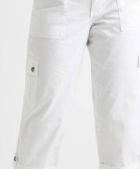
#> input picture tests/pants_only.png, 140 x 169 px
$ python -i color_detector.py   (imports and definitions only)
#> lines starting #> are read from the running program, lines starting #| are printed output that depends on the picture
"""
Color Detector Service
======================
Extracts the dominant color from a clothing image using:
  - Pillow for image loading
  - NumPy for array conversion
  - scikit-learn KMeans for dominant cluster extraction

Gracefully returns None on any error so image upload always succeeds.
"""

from __future__ import annotations

import os
from typing import Optional
import colorsys

# Nearest-color lookup table (CSS named colors → hex)
_COLOR_MAP: list[tuple[tuple[int, int, int], str, str]] = [
    # Neutrals
    ((0,   0,   0),   "#000000", "Black"),
    ((255, 255, 255), "#FFFFFF", "White"),
    ((128, 128, 128), "#808080", "Gray"),
    ((192, 192, 192), "#C0C0C0", "Silver"),
    ((64,   64,  64), "#404040", "Charcoal"),
    ((245, 245, 245), "#F5F5F5", "Off White"),
    ((255, 250, 240), "#FFFAF0", "Cream"),
    # Browns & earth tones
    ((165,  42,  42), "#A52A2A", "Brown"),
    ((210, 180, 140), "#D2B48C", "Tan"),
    ((245, 245, 220), "#F5F5DC", "Beige"),
    ((128, 128,   0), "#808000", "Olive"),
    ((240, 230, 140), "#F0E68C", "Khaki"),
    # Reds & pinks
    ((255,   0,   0), "#FF0000", "Red"),
    ((255,  36,   0), "#FF2400", "Cherry Red"),
    ((220,  20,  60), "#DC143C", "Crimson"),
    ((255, 192, 203), "#FFC0CB", "Pink"),
    ((255, 105, 180), "#FF69B4", "Hot Pink"),
    ((255, 127,  80), "#FF7F50", "Coral"),
    ((128,   0,   0), "#800000", "Maroon"),
    # Oranges & yellows
    ((255, 165,   0), "#FFA500", "Orange"),
    ((255, 215,   0), "#FFD700", "Gold"),
    ((255, 255,   0), "#FFFF00", "Yellow"),
    # Greens — full range
    ((0, 255,   0), "#00FF00", "Green"),
    ((0, 128,   0), "#008000", "Dark Green"),
    ((173, 255,  47), "#ADFF2F", "Green Yellow"),
    # Blues
    ((0,   0, 255), "#0000FF", "Blue"),
    ((0,   0, 128), "#000080", "Navy Blue"),
    ((70, 130, 180), "#4682B4", "Steel Blue"),
    # Purples
    ((128,   0, 128), "#800080", "Purple"),
    ((138,  43, 226), "#8B2BE2", "Violet"),
    ((216, 191, 216), "#D8BFD8", "Lavender"),
    # Additional colors can be added as needed
]


def _nearest_color(r: int, g: int, b: int) -> tuple[str, str]:
    """Return (hex_code, color_name) for the given RGB.

    Uses HSV thresholds for neutrals and hue-angle rules for the red family
    before falling back to Euclidean distance against the canonical _COLOR_MAP.

    Neutral ladder (saturation < 0.15):
        v >= 0.97  → White
        v >= 0.78  → Off White   (was incorrectly hitting Silver at v>0.75)
        v >= 0.60  → Silver
        v >= 0.32  → Gray
        v >= 0.12  → Charcoal
        else       → Black

    Red family (hue near 0°/360°, saturation >= 0.40):
        h ∈ [5°, 20°]  → Cherry Red
        v < 0.55       → Maroon
        else           → Red
    """
    rn, gn, bn = r / 255.0, g / 255.0, b / 255.0
    h, s, v = colorsys.rgb_to_hsv(rn, gn, bn)
    h_deg = h * 360.0

    # ------------------------------------------------------------------
    # Neutral ladder  (low saturation → achromatic)
    # ------------------------------------------------------------------
    if s < 0.15:
        if v >= 0.97:
            return "#FFFFFF", "White"
        elif v >= 0.78:
            return "#F5F5F5", "Off White"
        elif v >= 0.70 and (20 <= h_deg <= 50):
            # Warm off-white / ecru / cream undertone
            return "#F5F5F5", "Off White"
        elif v >= 0.60:
            return "#C0C0C0", "Silver"
        elif v >= 0.32:
            return "#808080", "Gray"
        elif v >= 0.12:
            return "#404040", "Charcoal"
        else:
            return "#000000", "Black"

    # ------------------------------------------------------------------
    # Brown family: warm orange-red / earth tones (10° <= h <= 35°) with G > B
    # ------------------------------------------------------------------
    if (10 <= h_deg <= 35) and s >= 0.35 and (g > b):
        return "#A52A2A", "Brown"

    # ------------------------------------------------------------------
    # Red / Maroon family  (hue wraps around 0°/360°)
    # ------------------------------------------------------------------
    if (h_deg <= 20 or h_deg >= 345) and s >= 0.35:
        # Canonical Brown check
        if s < 0.82 and 0.35 <= v <= 0.72 and g >= b:
            return "#A52A2A", "Brown"
        if v < 0.55:
            return "#800000", "Maroon"
        elif 5 <= h_deg <= 20:
            return "#FF2400", "Cherry Red"
        else:
            return "#FF0000", "Red"

    # ------------------------------------------------------------------
    # Yellow / Gold / Olive family  (hue around 40°–68°)
    # ------------------------------------------------------------------
    if 40 <= h_deg <= 68 and s >= 0.18:
        if v >= 0.70:
            return "#FFFF00", "Yellow"
        elif v >= 0.40:
            return "#808000", "Olive"

    # ------------------------------------------------------------------
    # Green family  (hue around 75°–165°)
    # ------------------------------------------------------------------
    if 75 <= h_deg <= 165 and s >= 0.15:
        if v < 0.45 or g < 90:
            return "#008000", "Dark Green"
        else:
            return "#00FF00", "Green"

    # ------------------------------------------------------------------
    # Blue / Navy Blue family  (hue around 190°–255°)
    # ------------------------------------------------------------------
    if 190 <= h_deg <= 255 and s >= 0.25:
        if v < 0.55:
            return "#000080", "Navy Blue"
        else:
            return "#0000FF", "Blue"

    # ------------------------------------------------------------------
    # Fallback: nearest Euclidean distance in RGB space
    # ------------------------------------------------------------------
    best_dist = float("inf")
    best_hex, best_name = "#000000", "Black"
    for (cr, cg, cb), hex_code, name in _COLOR_MAP:
        dist = (r - cr) ** 2 + (g - cg) ** 2 + (b - cb) ** 2
        if dist < best_dist:
            best_dist = dist
            best_hex = hex_code
            best_name = name
    return best_hex, best_name


def extract_color(image_path: str, n_clusters: int = 3) -> Optional[dict]:
    """
    Analyse a saved image file and return its dominant color.

    Parameters
    ----------
    image_path : str
        Absolute or relative path to the saved image file.
    n_clusters : int
        Number of K-Means clusters to use (default 3).

    Returns
    -------
    dict with keys: hex, name, rgb  — or None on failure.

    Strategy
    --------
    Two-step foreground extraction applied before K-Means:

    Step 1 — Center crop (60% of width and height):
        Product and model images concentrate the garment in the center.
        Cropping to the central 60% discards peripheral background, edges,
        and in model shots it also removes most face/hair pixels at the top.

    Step 2 — Background pixel mask:
        Removes pixels that are near-white, off-white, or mid-gray studio
        backgrounds.  A pixel is classified as background when:
            brightness  > 0.70   (V = max(R,G,B) / 255)
          AND
            saturation  < 0.12   (S = (max-min) / 255  — unnormalised)
        This threshold is tighter than before (was 0.88 / 0.15) so that
        gray studio backdrops (~190,190,190) are also caught.

    If fewer than 200 foreground pixels survive both steps, we progressively
    fall back: first relax the mask thresholds, then use the full image, so
    we always return a result.
    """
#> called with image_path = '../../tests/pants_only.png', n_clusters = 3
    if not image_path or not os.path.isfile(image_path):
        return None

    try:
        from PIL import Image
        import numpy as np
        from sklearn.cluster import KMeans

        img = Image.open(image_path).convert("RGB")

        # ------------------------------------------------------------------
        # Step 1: Center crop — keep the central 60% of width AND height
        # ------------------------------------------------------------------
        w, h = img.size
#> w = 140; h = 169
        left   = int(w * 0.20)
#> left = 28
        right  = int(w * 0.80)
#> right = 112
        top    = int(h * 0.20)
#> top = 33
        bottom = int(h * 0.80)
#> bottom = 135
        img_crop = img.crop((left, top, right, bottom))
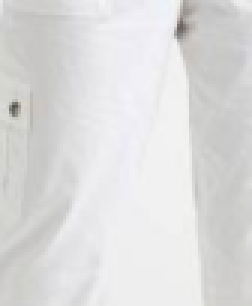
#> img_crop: PIL image 84x102 RGB (shown 3 times larger); mean R, G, B 220.4, 220.2, 220.3

        # Resize the crop to a fixed size for consistent K-Means speed
        img_crop = img_crop.resize((120, 120))
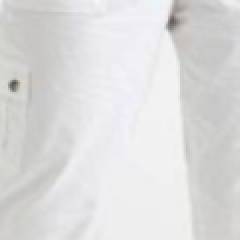
#> img_crop: PIL image 120x120 RGB (shown 2 times larger); mean R, G, B 220.4, 220.2, 220.3
        pixels = np.array(img_crop).reshape(-1, 3).astype(np.float32)

        # ------------------------------------------------------------------
        # Step 2: Dynamic border-based background subtraction
        #
        # Sample the outermost 5 % of pixels on three sides of the FULL image
        # to estimate the studio backdrop colour.  Then keep only crop pixels
        # whose Euclidean distance from that backdrop exceeds a threshold.
        #
        # This correctly handles white/off-white garments on white/light-gray
        # studio backdrops — the old static brightness mask would remove both
        # the backdrop AND the light garment, leaving only shadow pixels which
        # then mapped to Tan/Brown.
        # ------------------------------------------------------------------
        border_h = max(4, int(h * 0.05))
#> border_h = 8
        border_w = max(4, int(w * 0.05))
#> border_w = 7

        top_strip   = np.array(img.crop((0, 0, w, border_h))).reshape(-1, 3)
#> top_strip = 1120 rows, first 8: [233, 233, 233], [234, 234, 234], [235, 235, 235], [234, 234, 234], [233, 233, 233], [234, 234, 234], [235, 235, 235], [235, 235, 235]
        left_strip  = np.array(img.crop((0, 0, border_w, h))).reshape(-1, 3)
#> left_strip = 1183 rows, first 8: [233, 233, 233], [234, 234, 234], [235, 235, 235], [234, 234, 234], [233, 233, 233], [234, 234, 234], [235, 235, 235], [233, 233, 233]
        right_strip = np.array(img.crop((w - border_w, 0, w, h))).reshape(-1, 3)
#> right_strip = 1183 rows, first 8: [247, 247, 249], [246, 246, 246], [246, 246, 246], [246, 246, 246], [247, 247, 247], [247, 247, 247], [251, 251, 251], [247, 247, 249]
        border_pix  = np.vstack([top_strip, left_strip, right_strip]).astype(np.float32)

        # Median backdrop colour — robust to logos / watermarks at edges
        bg_median = np.median(border_pix, axis=0)  # shape (3,)
#> bg_median = [235, 235, 235]

        # Is the backdrop achromatic (white/gray studio)?
        bg_norm = bg_median / 255.0
#> bg_norm = [0.922, 0.922, 0.922]
        bg_sat  = float(bg_norm.max() - bg_norm.min())
#> bg_sat = 0
        # Tighter threshold for neutral backdrops keeps light garments intact
        dist_threshold = 20 if bg_sat < 0.15 else 25
#> dist_threshold = 20

        dist_to_bg = np.linalg.norm(pixels - bg_median, axis=1)
#> dist_to_bg = 14400 values, max 259.3 at index 4927, min 0 at index 113, mean 31.18
        fg_mask    = dist_to_bg > dist_threshold
        foreground = pixels[fg_mask]

        # Fallback 1: relax threshold when garment/backdrop contrast is tiny
        if len(foreground) < 200:
            fg_mask    = dist_to_bg > (dist_threshold * 0.6)
            foreground = pixels[fg_mask]

        # Fallback 2: use all cropped pixels
        sample = foreground if len(foreground) >= 200 else pixels

        # ------------------------------------------------------------------
        # K-Means clustering on the foreground sample
        # ------------------------------------------------------------------
        km = KMeans(n_clusters=n_clusters, n_init=10, random_state=42)
        km.fit(sample)

        counts = np.bincount(km.labels_)
        # If foreground was filtered and multiple clusters exist, weight cluster
        # size by contrast distance from the background so high-contrast objects
        # (e.g. cherry red bag) are not dominated by subtle background residual shadows.
        if len(foreground) >= 200 and np.linalg.norm(bg_median - np.median(pixels, axis=0)) > 15:
            scores = []
            for idx, count in enumerate(counts):
                d = np.linalg.norm(km.cluster_centers_[idx] - bg_median)
                scores.append(count * (max(d, 10.0) ** 0.5))
#> this loop made 3 passes
#> d on passes 1 to 3: 57.29, 38.01, 159.2
#> after the loop, scores = [35113.2, 17952.3, 1261.7]
            dominant_idx = int(np.argmax(scores))
#> dominant_idx = 0
        else:
            dominant_idx = int(counts.argmax())

        r, g, b = [int(v) for v in km.cluster_centers_[dominant_idx]]
#> r = 202; g = 202; b = 200

        hex_code, color_name = _nearest_color(r, g, b)
#> in _nearest_color, `rn, gn, bn = r / 255.0, g / 255.0, b / 255.0`: rn = 0.792; bn = 0.784
#> in _nearest_color, `h, s, v = colorsys.rgb_to_hsv(rn, gn, bn)`: h = 0.167; s = 0.0099; v = 0.792
#> in _nearest_color, `h_deg = h * 360.0`: h_deg = 60
#> hex_code = '#F5F5F5'; color_name = 'Off White'
        return {"hex": hex_code, "name": color_name, "rgb": (r, g, b)}

    except Exception:
        return None


def extract_color_from_url(image_url: str) -> Optional[dict]:
    """
    Download an image from a URL and extract its dominant color.
    Returns None if URL is unreachable or processing fails.
    """
    if not image_url:
        return None
    try:
        import urllib.request
        import tempfile

        suffix = ".jpg"
        for ext in (".png", ".webp", ".gif", ".jpeg"):
            if image_url.lower().split("?")[0].endswith(ext):
                suffix = ext
                break

        with tempfile.NamedTemporaryFile(suffix=suffix, delete=False) as tmp:
            tmp_path = tmp.name

        headers = {"User-Agent": "Mozilla/5.0"}
        req = urllib.request.Request(image_url, headers=headers)
        with urllib.request.urlopen(req, timeout=5) as resp:
            with open(tmp_path, "wb") as f:
                f.write(resp.read())

        result = extract_color(tmp_path)
        os.unlink(tmp_path)
        return result
    except Exception:
        return None

>>> result = extract_color('../../tests/pants_only.png')
#> result = {'hex': '#F5F5F5', 'name': 'Off White', 'rgb': (202, 202, 200)}
